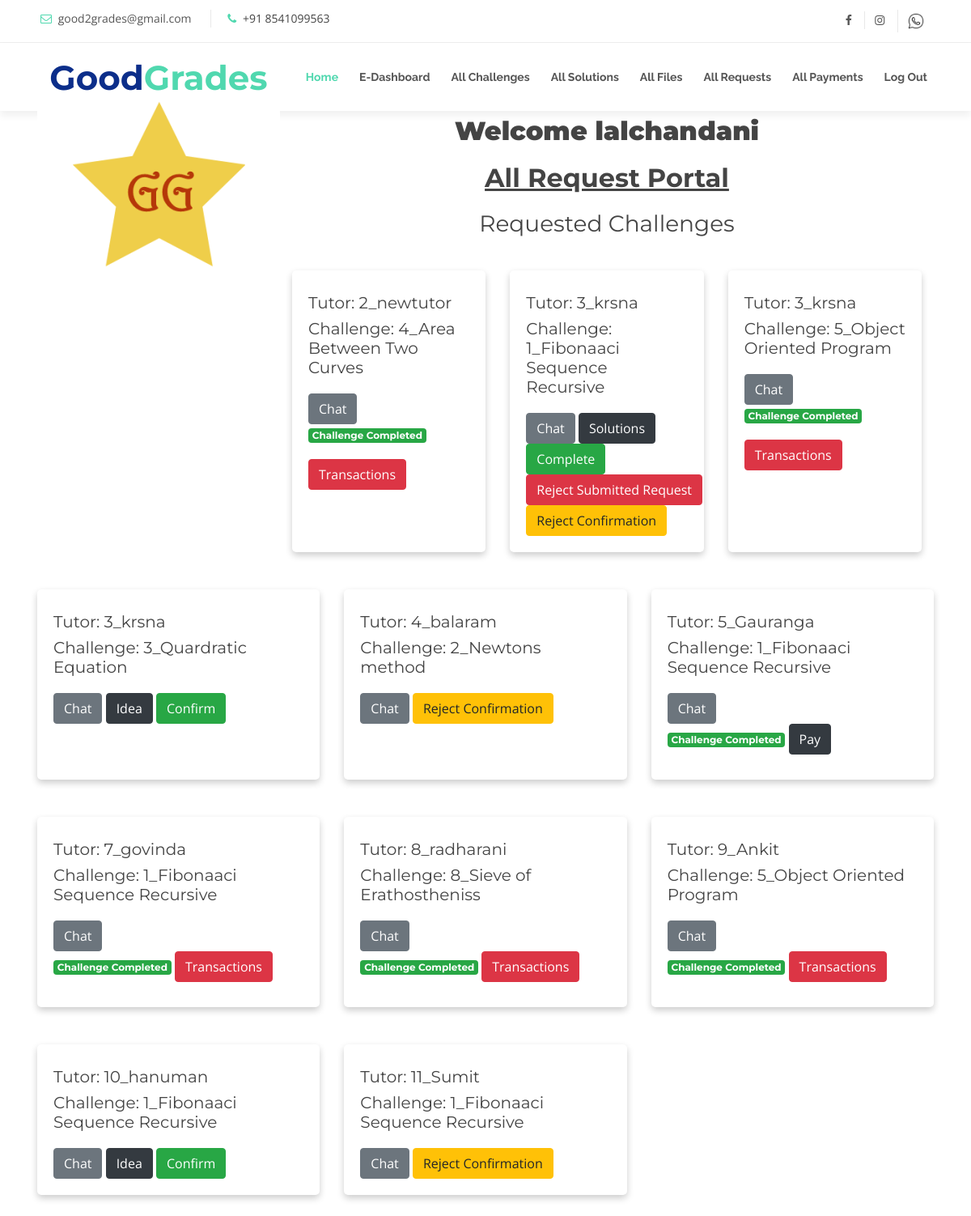
The page /halloffame/challenges/gg/requests/ (signed in) on the database its author committed.
### halls/models.py (models this page shows, shortened)
class CustomUser(AbstractUser) :
    is_tutor = models.BooleanField(default=False)
    is_employee = models.BooleanField(default=False)
    USERNAME_FIELD = 'email'
    email = models.EmailField(max_length=254, unique=True)
    REQUIRED_FIELDS = ['username','is_tutor','is_employee']

class Request(models.Model):
    tutorName = models.CharField(max_length = 255)
    HowToSolve = models.TextField()
    tutorId = models.IntegerField()
    tutorNumber = models.CharField(verbose_name="phone number", max_length=10)
    challenge = models.ForeignKey(Challenge, on_delete=models.SET_NULL, null=True)
    submitted = models.BooleanField(default = False)
    confirmed = models.BooleanField(default=False)
    completed = models.BooleanField(default=False)
    payment_completed = models.BooleanField(default=False)
    def whatsapp(self):
        print(self.tutorNumber)
        return ("https://wa.me"+"/91"+str(self.tutorNumber))

class Challenge(models.Model):
    TYPE_CHOICES = (
        ('P', 'Project'),
        ('A', 'Assignment'),
        ('T','Time_Bound_Challenges')
    )
    type = models.CharField(max_length=1, choices=TYPE_CHOICES)
    title = models.CharField(max_length=255)
    pub_date = models.DateTimeField(auto_now=True)
    deadline_date = models.DateTimeField()
    body = models.TextField()
    stipend = models.FloatField()
    hall = models.ForeignKey(Hall, on_delete=models.CASCADE)

### halls/views.py (the view)
# urls.py: path('halloffame/challenges/gg/requests/',views.allrequests, name='allrequests'),
@login_required
@employee_required
def allrequests(request):
    allrequests = Request.objects.order_by('tutorId')
    return render(request,'halls/allrequests.html',{'allrequests':allrequests})

### halls/templates/halls/allrequests.html (shortened to what this page needs)
{%extends 'halls/base.html'%}
{% block content %}
<div class = "container">
  <main role="main">
<div class="text-center">
  <h2 class='text-center'><b><strong>Welcome {{ user.username }}</strong></b></h2>
  <h2 class='text-center'><u><strong>All Request Portal</strong></u></h2>
  <h3>Requested Challenges</h3>
</div>
</main>
</div>
<div class = "container">
  <main role="main">
<div class="row">
{% for r in allrequests.all %}
<div class="col-lg-4 col-sm-6 mb-4" style="margin-top: 2%">
   <div class="card shadow border-0 h-100">
       <div class="card-body">
           <h5 class="my-2">Tutor: {{r.tutorId}}_{{ r.tutorName }}</h5>
           <h5 class="my_2">Challenge: {{r.challenge_id}}_{{r.challenge.title}}</h5>
            <a href="{{r.whatsapp}}" class="btn btn-secondary">Chat</a>
           {%if r.completed %}
           <br/>
          <h5   class='badge badge-success'>Challenge Completed</h5>
          {%else%}
            {%if r.submitted%}
            <a href="{%url 'seesolutions' r.id%}" class="btn btn-dark">Solutions</a>
            <a href="{% url 'complete_request' pk=r.pk%}" class='btn btn-success'>Complete</a>
            <a href="{%url 'reject_submitted_request' r.id%}" class="btn btn-danger">Reject Submitted Request</a>
            {%endif%}
           {%endif%}
           {%if r.confirmed %}
           {%if r.completed%}
         {%else%}
          <a href="{%url 'reject_confirmed_request' pk=r.pk%}" class='btn btn-warning'>Reject Confirmation</a>
          {%endif%}
          {%else%}
          <a href="{%url 'detail_request' r.id%}" class="btn btn-dark" >Idea</a>
           <a href="{% url 'confirm_request' pk=r.pk%}" class='btn btn-success'>Confirm</a>
           {%endif%}
           {%if r.payment_completed %}
          <a href="{%url 'seepayments' r.id%}" class='btn btn-danger'>Transactions</a>
          {%else%}
          {%if r.completed%}
          <a href="{%url 'seepayments' r.id%}" class="btn btn-dark" >Pay</a>
           {%endif%}
           {%endif%}
       </div>
   </div>
</div>
{% if forloop.counter|divisibleby:3 %}
</div>
<div class="row">
{% endif %}
{% endfor %}
</div>
</main>
</div>
{% endblock %}

### static/halls/css/style.css (style rules this page uses)
body { background: #fff; color: #444; font-family: "Open Sans", sans-serif; }
a { color: #50d8af; transition: 0.5s; }
h1, h2, h3, h4, h5, h6 { font-family: "Montserrat", sans-serif; font-weight: 400; margin: 0 0 20px 0; padding: 0; }

### halls/templates/halls/allrequests.html (style rules this page uses)
.card { box-shadow: 0 4px 8px 0 rgba(0,0,0,0.2); transition: 0.3s; border-radius: 5px; }
.container { padding: 2px 16px; }

### rows shown on the page
CustomUser: username "lalchandani"
Request: tutorId "2", tutorName "newtutor", challenge_id "4", challenge "Area Between Two Curves", completed "Challenge Completed", payment_completed "Transactions"
Request: tutorId "3", tutorName "krsna", challenge_id "1", challenge "Fibonaaci Sequence Recursive", completed "Solutions", confirmed "Reject Confirmation"
Request: tutorId "3", tutorName "krsna", challenge_id "5", challenge "Object Oriented Program", completed "Challenge Completed", payment_completed "Transactions"
Request: tutorId "3", tutorName "krsna", challenge_id "3", challenge "Quardratic Equation", confirmed "Idea"
Request: tutorId "4", tutorName "balaram", challenge_id "2", challenge "Newtons method", confirmed "Reject Confirmation"
Request: tutorId "5", tutorName "Gauranga", challenge_id "1", challenge "Fibonaaci Sequence Recursive", completed "Challenge Completed", payment_completed "Pay"
Request: tutorId "7", tutorName "govinda", challenge_id "1", challenge "Fibonaaci Sequence Recursive", completed "Challenge Completed", payment_completed "Transactions"
Request: tutorId "8", tutorName "radharani", challenge_id "8", challenge "Sieve of Erathostheniss", completed "Challenge Completed", payment_completed "Transactions"
Request: tutorId "9", tutorName "Ankit", challenge_id "5", challenge "Object Oriented Program", completed "Challenge Completed", payment_completed "Transactions"
Request: tutorId "10", tutorName "hanuman", challenge_id "1", challenge "Fibonaaci Sequence Recursive", confirmed "Idea"
Request: tutorId "11", tutorName "Sumit", challenge_id "1", challenge "Fibonaaci Sequence Recursive", confirmed "Reject Confirmation"
